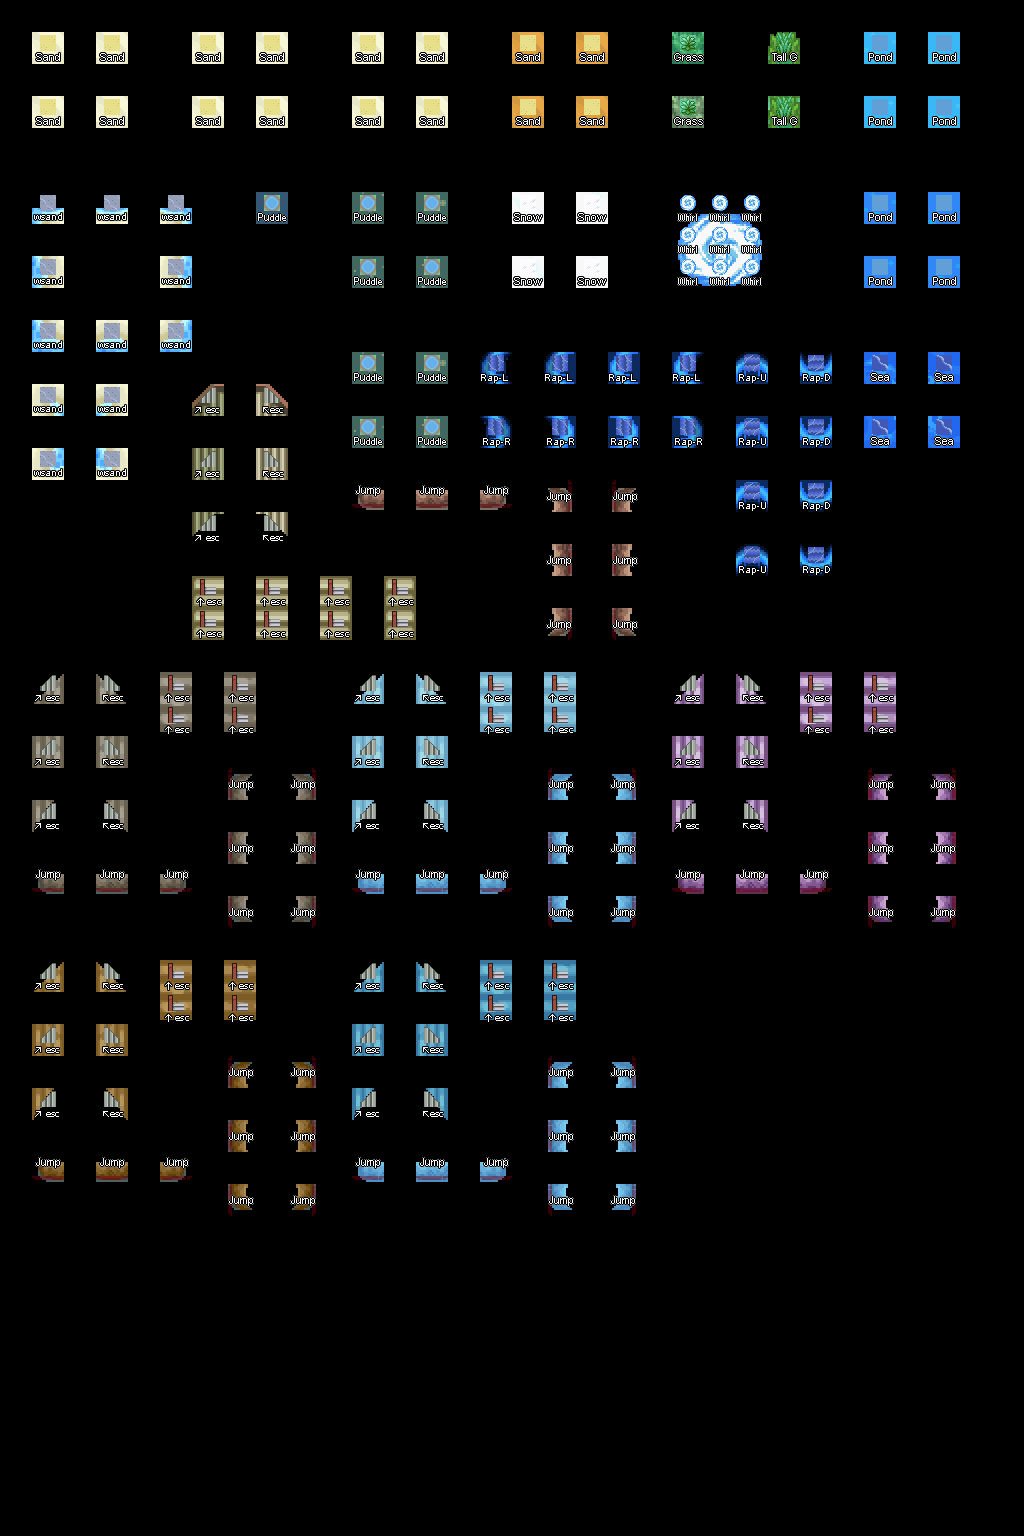

A level layout from a 2D game, rendered from its tile map. Below: a short description, then the map file with tile-grid data replaced by summaries:
An orthogonal 32x48 tile map with 32x32 px tiles, 6 tile layers (input_Water_1, input_Water__shadow_1, input_Ground_A_1, input_Tall_grass_1, ...), 6 tilesets.

<map version="1.10" tiledversion="1.10.2" orientation="orthogonal" renderorder="right-down" compressionlevel="0" width="32" height="48" tilewidth="32" tileheight="32" infinite="0" nextlayerid="25" nextobjectid="1">
 <tileset firstgid="1" source="../../Tilesets/HGSS/systemtags.tsx" />
 <tileset firstgid="129" source="../../Tilesets/HGSS/nature (HGSS).tsx" />
 <tileset firstgid="10482" source="../../Tilesets/HGSS/passages.tsx" />
 <tileset firstgid="10498" source="../../Tilesets/HGSS/anim (HGSS).tsx" />
 <tileset firstgid="19514" source="../../Tilesets/HGSS/props (HGSS).tsx" />
 <tileset firstgid="27194" source="../../Tilesets/HGSS/caves (HGSS).tsx" />
 <layer id="174" name="input_Water_1" width="32" height="48">
  <data>[1536 cells, 12 non-empty, 12 distinct tile ids]</data>
 </layer>
 <layer id="28" name="input_Water__shadow_1" width="32" height="48">
  <data>[1536 cells, 25 non-empty, 25 distinct tile ids]</data>
 </layer>
 <layer id="5" name="input_Ground_A_1" width="32" height="48">
  <data>[1536 cells, 41 non-empty, 41 distinct tile ids]</data>
 </layer>
 <layer id="29" name="input_Tall_grass_1" width="32" height="48">
  <data>[1536 cells, 4 non-empty, 4 distinct tile ids]</data>
 </layer>
 <layer id="43" name="input_Props_A_1" width="32" height="48">
  <data>[1536 cells, 118 non-empty, 118 distinct tile ids]</data>
 </layer>
 <layer id="168" name="output_systemtags" width="32" height="48">
  <data>[1536 cells, 200 non-empty, 19 distinct tile ids]</data>
 </layer>
</map>
